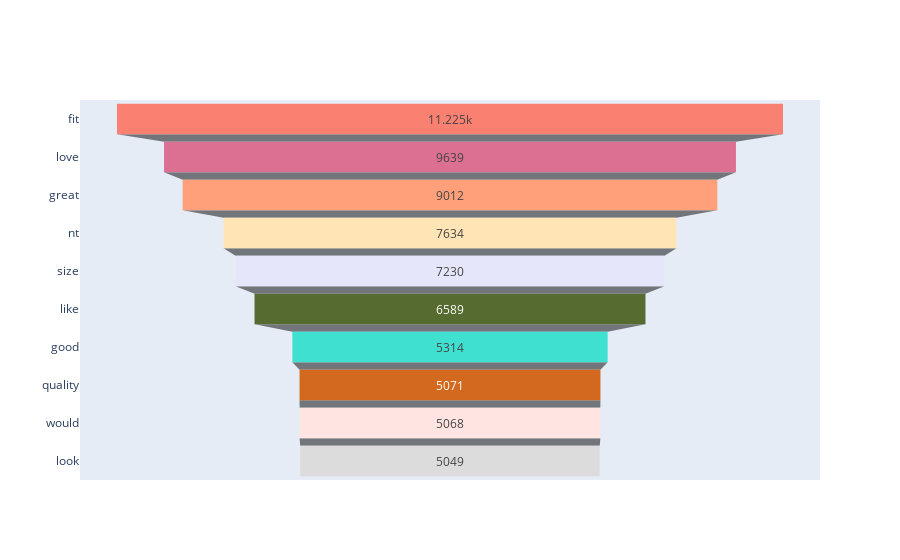

The notebook cell saved with this chart:
### Code cell
fig = go.Figure(go.Funnel(
    y = MostFrequentWordDF2['Word'].tolist(),
    x = MostFrequentWordDF2['Count'].tolist(),
    marker = {"color": ["Salmon", "PaleVioletRed", "LightSalmon", "Moccasin", "Lavender", "DarkOliveGreen", "Turquoise", "Chocolate", "MistyRose", "Gainsboro"]}))
fig.show()

### Figure 1 — Plotly figure (JSON) as saved in the notebook; plotly's stock layout.template omitted (floating-point values rounded to 4 significant figures)
{"data": [{"marker": {"color": ["Salmon", "PaleVioletRed", "LightSalmon", "Moccasin", "Lavender", "DarkOliveGreen", "Turquoise", "Chocolate", "MistyRose", "Gainsboro"]}, "type": "funnel", "x": [11225, 9639, 9012, 7634, 7230, 6589, 5314, 5071, 5068, 5049], "y": ["fit", "love", "great", "nt", "size", "like", "good", "quality", "would", "look"]}], "layout": {}}
